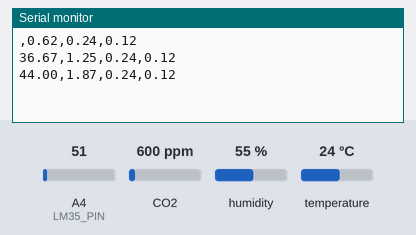
Simulated run of this sketch. Board: Arduino Uno, built with avr-gcc and run on an emulated ATmega328P. Parts: the last lines printed to the serial monitor. The inputs (shaded band) are chosen by the test bench; at power-on: CO2 600 ppm, humidity 55 %, A4 (LM35_PIN) = 51, temperature 24 °C.

Above: at 1.2 s.
1.3 s: CO2 set to 452 ppm
At 1.9 s:
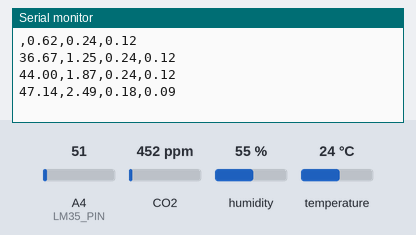
2.8 s: humidity set to 22 %
At 3.4 s:
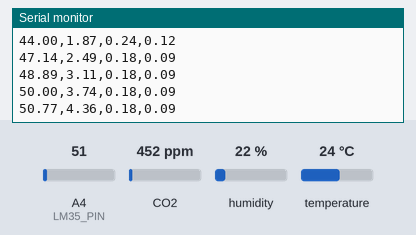
4.3 s: A4 (LM35_PIN) set to 61
At 5.0 s:
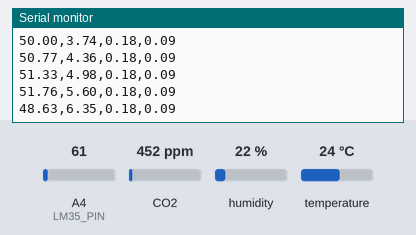
5.8 s: CO2 set to 1050 ppm
At 6.5 s:
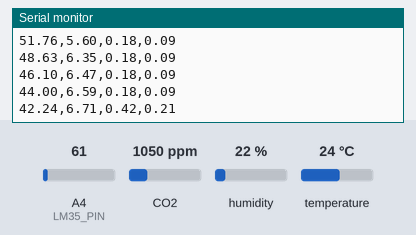
7.3 s: humidity set to 40 %
At 8.0 s:
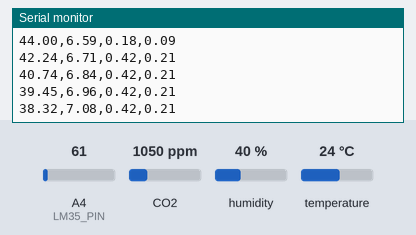
8.8 s: A4 (LM35_PIN) set to 71
At 9.5 s:
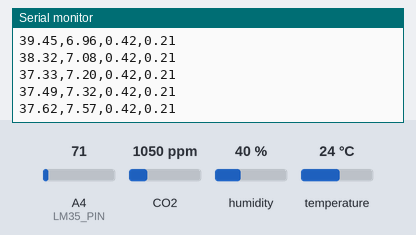
Timing chart, 0 to 11.3 s (numbered marks = the images above; inputs shaded):
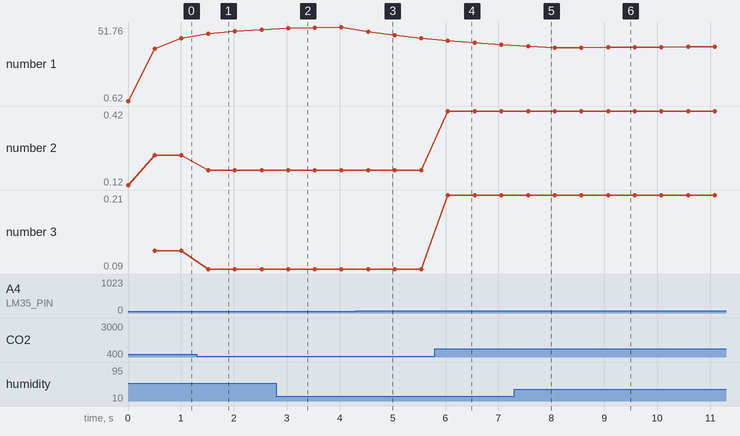

The sketch:

parcial.ino
```cpp
#include <Arduino.h>
#include <DHT.h>
#include "MQ135.h"
#include <Thread.h>

//Iniciamos el hilo
Thread myThread = Thread();

// Definir pines para los sensores
#define DHT_PIN 15
#define LM35_PIN 4
#define MQ135_PIN 2

// Definir objetos para los sensores
DHT dht(DHT_PIN, DHT22);
MQ135 gasSensor = MQ135(MQ135_PIN);
// Variables globales para almacenar los datos de los sensores

//inicializamos variables para el filtro de media movil
const int numReadings = 10;
int readings[numReadings];
int readIndex = 0;
float promedio = 0;
float total = 0;

float humidity = 0;
float lm35Temp = 0;
float mq135Value = 0;

//inicializamos variables para el filtro de kalman
float kalmanGain;
float estimate = 0;
float error_estimate = 1;
float error_measurement = 0.5;
float measurement =0;


// Función para leer el sensor DHT22
void niceCallback() {
  // Lectura de temperatura y humedad

  measurement = dht.readHumidity();
  kalmanGain=error_estimate/(error_estimate + error_measurement);
  estimate = estimate + kalmanGain * (measurement - estimate);
  error_estimate = (1-kalmanGain)*error_estimate;
  humidity = estimate;
  Serial.print(humidity);

}

// Función para leer el sensor LM35
void readLM35() {
  // Lectura de temperatura del sensor LM35
  int lm35_value = analogRead(LM35_PIN);
  total = total - readings[readIndex];
  readings[readIndex] = analogRead(LM35_PIN);
  total = total + readings[readIndex];
  readIndex = (readIndex + 1) % numReadings;
  promedio = total / numReadings;
  lm35Temp = (promedio * 5.0 / 4096.0) * 100.0;
}
void readMQ135() {
  // Lectura del valor del sensor MQ135

  mq135Value = gasSensor.getPPM();
}

// Función para convertir ppm a concentración de CO2 (en %)
float ppm_to_co2(float ppm_value) {
    // Relación específica entre ppm y CO2 (por ejemplo, 1 ppm = 0.0004% de CO2)
    float co2_percentage = ppm_value * 0.0004;
    return co2_percentage;
}

// Función para convertir ppm a concentración de NH3 (en %)
float ppm_to_nh3(float ppm_value) {
    // Relación específica entre ppm y NH3 (por ejemplo, 1 ppm = 0.0002% de NH3)
    float nh3_percentage = ppm_value * 0.0002;
    return nh3_percentage;
}


void setup() {
  // Inicializar comunicación serial
  Serial.begin(9600);
    for(int i = 0; i < numReadings; i++){
      readings[i];
    }

  // Inicializar sensor DHT22
  dht.begin();
  myThread.onRun(niceCallback);
	myThread.setInterval(500);
}

void loop() {
  if(myThread.shouldRun())
		myThread.run();
  // Leer los sensores en hilos separados

  readLM35();
  readMQ135();

  // Convertir valores de ppm a concentraciones de CO2 y NH3
  float co2_concentration = ppm_to_co2(mq135Value);
  float nh3_concentration = ppm_to_nh3(mq135Value);

  // Enviar los datos por comunicación serial

  Serial.print(",");
  Serial.print(lm35Temp);
  Serial.print(",");
  Serial.print(co2_concentration);
  Serial.print(",");
  Serial.println(nh3_concentration);

  delay(500); // Esperar 5 segundos antes de la próxima lectura
}
```

Measured:
- after the input at 1.3 s, the serial monitor: prints a new line after 0.21 s (image 1)
- after the input at 4.3 s, the serial monitor: prints a new line after 0.24 s (image 3)
- after the input at 5.8 s, the serial monitor: prints a new line after 0.25 s (image 4)
- after the input at 8.8 s, the serial monitor: prints a new line after 0.27 s (image 6)
- plotted number 1: 39.45 → 37.49 after the input at 7.3 s
- plotted number 2: 0.24 → 0.18 after the input at 1.3 s, 0.18 → 0.42 after the input at 5.8 s
- plotted number 3: 0.12 → 0.09 after the input at 1.3 s, 0.09 → 0.21 after the input at 5.8 s
